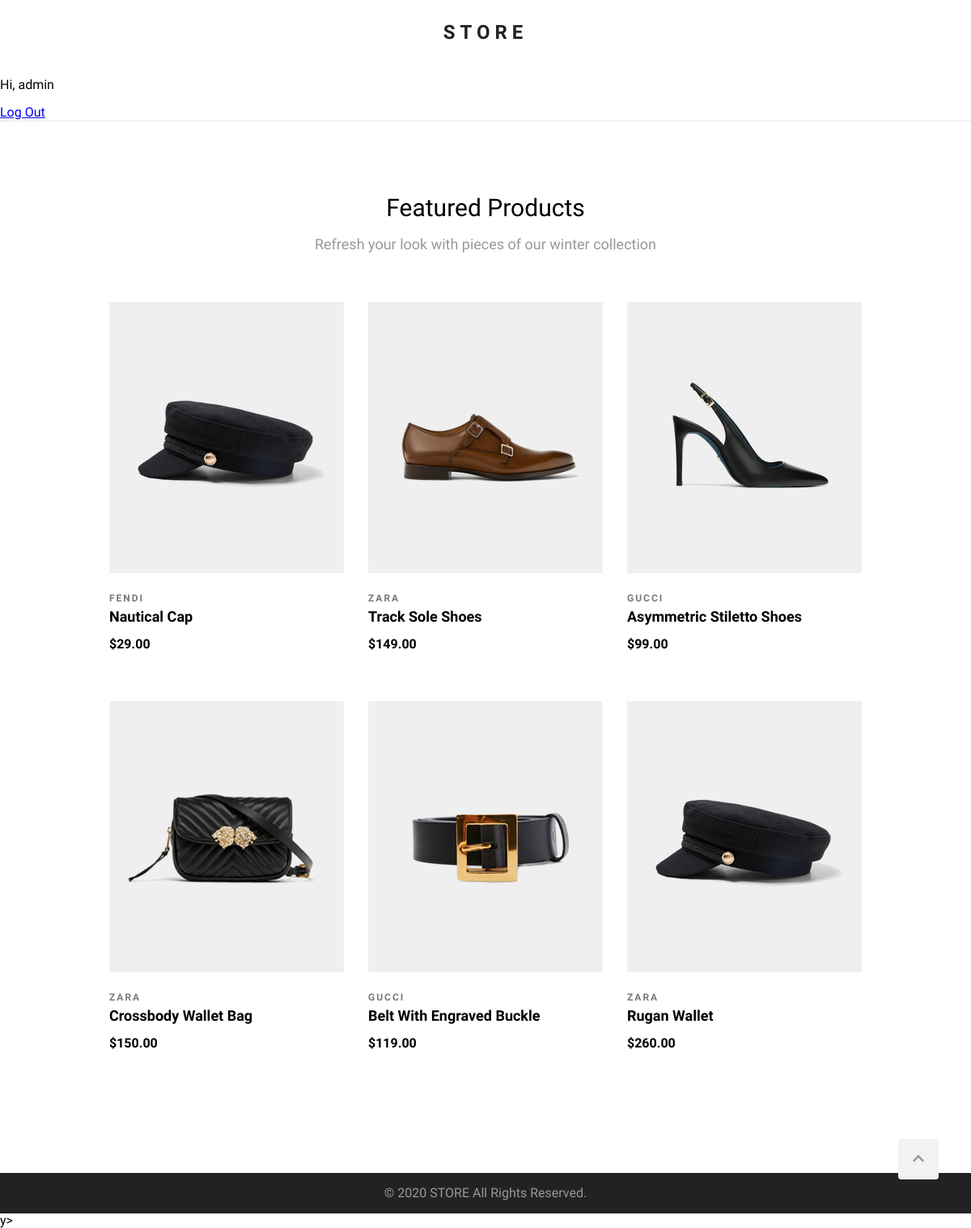
Screenshot of /products/ (signed in) with the database file from the repository.
### products/models.py (models this page shows, shortened)
class Product(models.Model):
    brand = models.CharField(max_length=100)
    title = models.CharField(max_length= 100)
    description = models.TextField(max_length= 2000, null= True, blank= True)
    price = models.PositiveIntegerField(null=True,blank=True)
    created_at = models.DateTimeField(auto_now=True)
    image = models.ImageField(upload_to='products/', null=True)

### products/views.py (the view)
# urls.py: path('products/', product_list, name='view_products'),
def product_list(request):
    products = Product.objects.all()
    context = {
            'products':products
        }
    if products.exists():
        return render(request, 'products/view_products.html', context)
    else:
        return HttpResponseNotFound(render(request, 'products/not_found.html'))

### templates/products/view_products.html (shortened to what this page needs)
{% extends "base.html" %}
{% block content %}
<section id="featured-products">
    <h2 class="section-headline">Featured Products</h2>
    <p class="section-description">
        Refresh your look with pieces of our winter collection
    </p>
    <div class="products-wrapper clearfix">
        {% for product in products %}
        <div class="product">
            <div class="product-img">
                <img src="{{product.image.url}}" alt="">
            </div>
            <div class="product-description">
                <div class="product-brand">{{ product.brand | capfirst }}</div>
                <a class="product-name" href="{% url 'product_details' product.pk %}">{{ product.title | capfirst }}</a>
                <div class="product-price">${{ product.price | floatformat:2 }}</div>
            </div>
        </div>
        {% empty %}
        <p>No products yet.</p>
        {% endfor %}
    </div>
</section>
{% endblock %}

### templates/base.html (shortened to what this page needs)
{% load static %}
<!DOCTYPE html>
<html lang="en">
<head>
    <link rel="stylesheet" href="{% static 'normalize.css' %}" />
    <link rel="stylesheet" href="{% static 'style.css' %}" />
</head>
<body>
    <div class="wrapper">
        <header>
            <h1 id="logo">
                <a href="{% url 'home' %}">STORE</a>
            </h1>
            {% if user.is_authenticated %}
            <p>Hi, {{user.username}}</p>
            <a href="{% url 'logout' %}">Log Out</a>
            {% else %}
            <a href="{% url 'login' %}">Login </a>
            {% endif %}
            <div id="controls">
            </div>
        </header>
        <main>
            {% block content %}{% endblock %}
        </main>
    </div>
    <footer>
        <a href="#" id="scroll-up">
            <i class="fas fa-chevron-up"></i>
        </a>
        <p>&copy; 2020 STORE All Rights Reserved.</p>
    </footer>
</body>
</html>y>
</html>

### static/style.css (style rules this page uses)
html { scroll-behavior: smooth; }
body { margin: 0; font-family: 'Questrial', sans-serif; }
.wrapper { min-height: calc(100vh - 50px); }
.clearfix::after { content: ""; display: block; clear: both; }
header { height: auto; border-bottom: 1px dotted #ccc; }
#logo { text-align: center; font-family: 'Domine', serif; font-size: 24px; letter-spacing: 6px; line-height: 80px; margin: 0; }
#logo a { color: #222; text-decoration: none; }
#controls { position: absolute; top: 15px; right: 14%; }
main { max-width: 960px; text-align: center; margin: 90px auto 90px auto; }
.section-headline { font-size: 30px; font-weight: normal; margin: 0; }
.section-description { color: #999; font-size: 18px; }
.products-wrapper { margin: 60px 0 60px 0; }
.product { width: 290px; margin: 0 15px 60px; float: left; position: relative; }
.product-description { text-align: left; }
.product-brand { font-size: 12px; font-weight: 600; letter-spacing: 2px; color: #787878; text-transform: uppercase; margin: 25px 0 5px; }
.product-img { position: relative; overflow: hidden; background: #efefef; background-image: url("image-not-found.svg"); background-repeat: no-repeat; background-position: center; background-size: 30%; width: 290px; height: 335px; }
.product-img img { width: 290px; height: 335px; box-sizing: border-box; transition-duration: .4s; }
.product-name { font-size: 18px; font-weight: 600; text-decoration: none; text-transform: capitalize; color: #000; }
.product-price { margin-top: 15px; font-weight: 700; }
footer { background-color: #222; height: 50px; color: #999; text-align: center; line-height: 50px; }
footer p { margin: 0; }
#scroll-up { width: 50px; height: 50px; background-color: #f2f2f2; bottom: 60px; right: 40px; position: fixed; border-radius: 4px; cursor: pointer; color: #999; }

### rows the page displays
Product: image (picture), brand "FENDI", title "Nautical Cap", price "29.00"
Product: image (picture), brand "ZARA", title "Track Sole Shoes", price "149.00"
Product: image (picture), brand "GUCCI", title "Asymmetric Stiletto Shoes", price "99.00"
Product: image (picture), brand "ZARA", title "Crossbody Wallet Bag", price "150.00"
Product: image (picture), brand "GUCCI", title "Belt With Engraved Buckle", price "119.00"
Product: image (picture), brand "ZARA", title "Rugan Wallet", price "260.00"

### other values shown
{{ user.username }} "admin"
